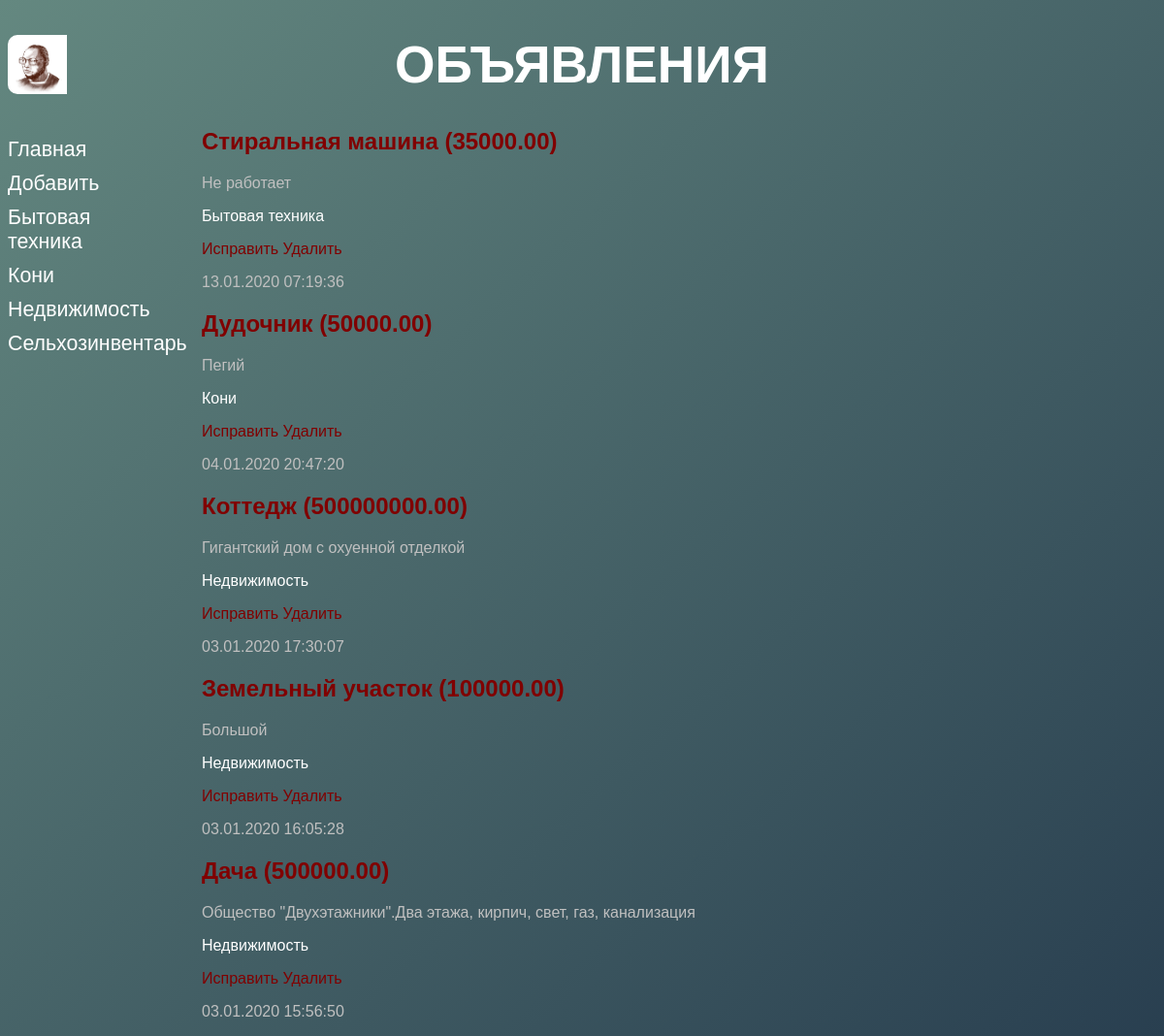
Page /bboard/ on the earlier database version.
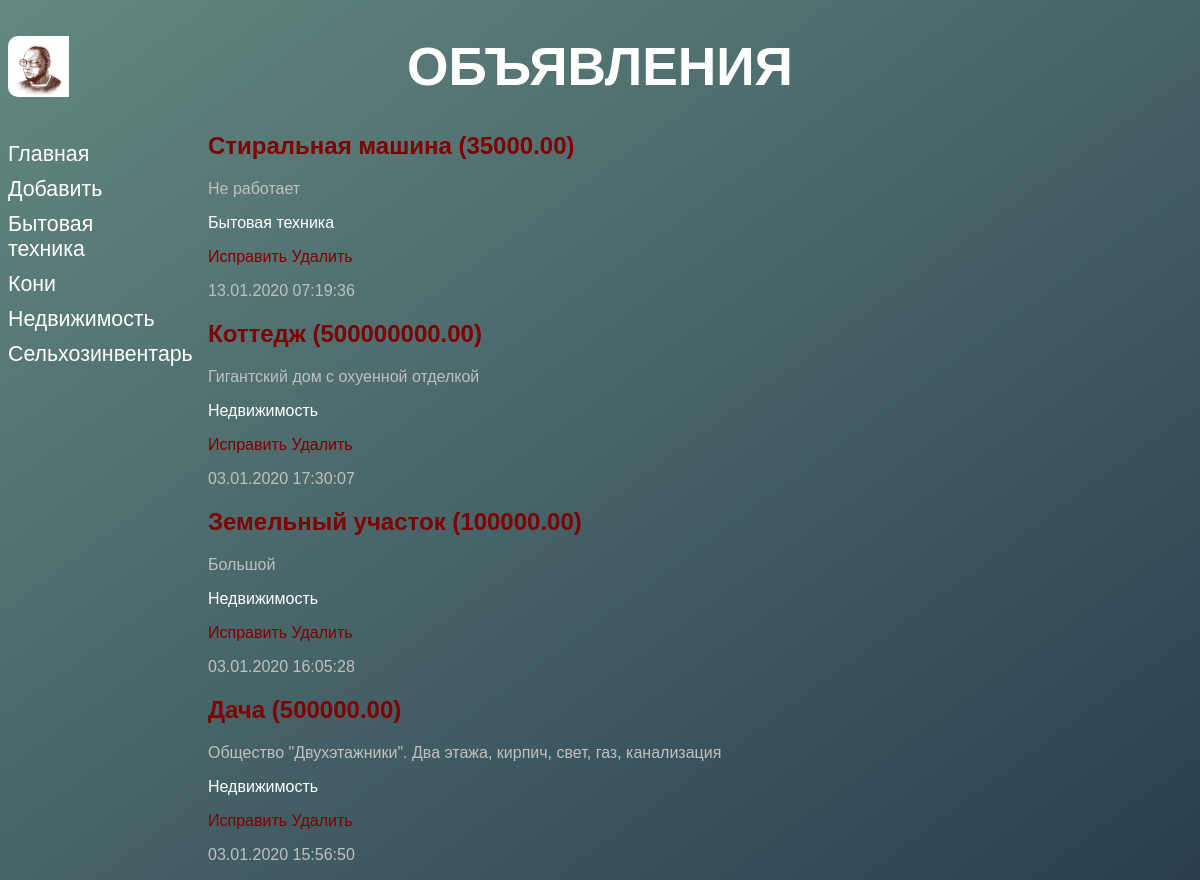
Same page on the later database version.
### bboard/models.py (models this page shows, shortened)
class Rubric(models.Model):
	name = models.CharField(max_length = 20, db_index = True, verbose_name = 'Название')
	class Meta:
		verbose_name_plural = 'Рубрики'
		verbose_name = 'Рубрика'
		ordering = ['name']

class Bb(models.Model):
	title = models.CharField(max_length = 50, verbose_name = 'Товар',
		validators = [validators.RegexValidator(regex = '^.{4,}$')],
		error_messages = {'invalid': 'Неправильное название товара'})
	content = models.TextField(null = True, blank = True, verbose_name = 'Описание')
	price = models. FloatField(null = True, blank = True, verbose_name = 'Цена')
	published = models.DateTimeField(auto_now_add = True, db_index = True, verbose_name = 'Опубликованно')
	rubric = models.ForeignKey('Rubric', null = True, on_delete = models.PROTECT, verbose_name = 'Рубрика')
	def title_and_prices(self):
		if self.price:
			return '%s (%.2f)' % (self.title, self.price)
		else:
			return self.title
	title_and_prices.short_description = 'Название и цена'
	class Meta:
		verbose_name_plural = 'Объявления'
		verbose_name = 'Объявление'
		ordering = ['-published']

### bboard/views.py (the view)
# urls.py: path('', index, name = 'index'),
def index(request):
	bbs = Bb.objects.all()
	rubrics = Rubric.objects.all()
	context = {'bbs': bbs, 'rubrics': rubrics}
	return render(request, 'bboard/index.html', context)

### bboard/templates/bboard/index.html
{% extends "layout/basic.html" %}
{% block content %}
{% for bb in bbs %}
<div class="b">
	<h2><a href="{% url 'detail' pk=bb.pk %}" >{{ bb.title_and_prices }}</a></h2>
	<p>{{ bb.content }}</p>
	<p><a href="{% url 'by_rubric' bb.rubric.pk %}" class="ark">{{bb.rubric.name}}</a></p>
	<p><a href="{% url 'update' pk=bb.pk %}">Исправить   </a><a href="{% url 'delete' pk=bb.pk %}">Удалить</a></p>
	<p>{{bb.published|date:"d.m.Y H:i:s"}}</p>
</div>
{% endfor %}
{% endblock %}

### bboard/templates/layout/basic.html (shortened to what this page needs)
{% load static %}
<!DOCTYPE html>
<html>
<head>
	<link rel="stylesheet" type="text/css" href="{% static 'bboard/style.css' %}">
</head>
<body>
	<header>
		<h1>Объявления</h1>
	</header>
	<nav>
		<a href="{% url 'index' %}">Главная</a>
		<a href="{% url 'add' %}">Добавить</a>
		{% for rubric in rubrics %}
		<a href="{% url 'by_rubric' rubric.pk %}" class="ark">{{rubric.name}}</a>
		{% endfor %}
	</nav>
	<section>
		{% block content %}
		{% endblock %}
	</section>
</body>
</html>

### bboard/static/bboard/style.css (style rules this page uses)
html { color: silver; font-family: sans-serif; background: #466368; background: linear-gradient(to right bottom, #648880, #293f50); }
header h1 { font-size: 40pt; font-family: sans-serif; text-transform: uppercase; text-align: center; background: url("bg.jpg") left / auto 100% no-repeat; border-radius: 10px; color: white; }
nav { color: grey; font-size: 16pt; width: 150px; float: left; }
a { color: maroon; text-decoration: none; }
nav a { display: block; margin: 10px 0px; color: white; }
section { margin-left: 200px; }
h2 { color: maroon; }
.ark { color: white; }

Differences in the rows shown:
removed Bb: title_and_prices "Дудочник (50000.00)", content "Пегий", rubric.name "Кони", published "04.01.2020 20:47:20"
changed Bb "Дача (500000.00)": content "Общество \"Двухэтажники\".Два этажа, кирпич, свет, газ, канализация" → "Общество \"Двухэтажники\". Два этажа, кирпич, свет, газ, канализация"
